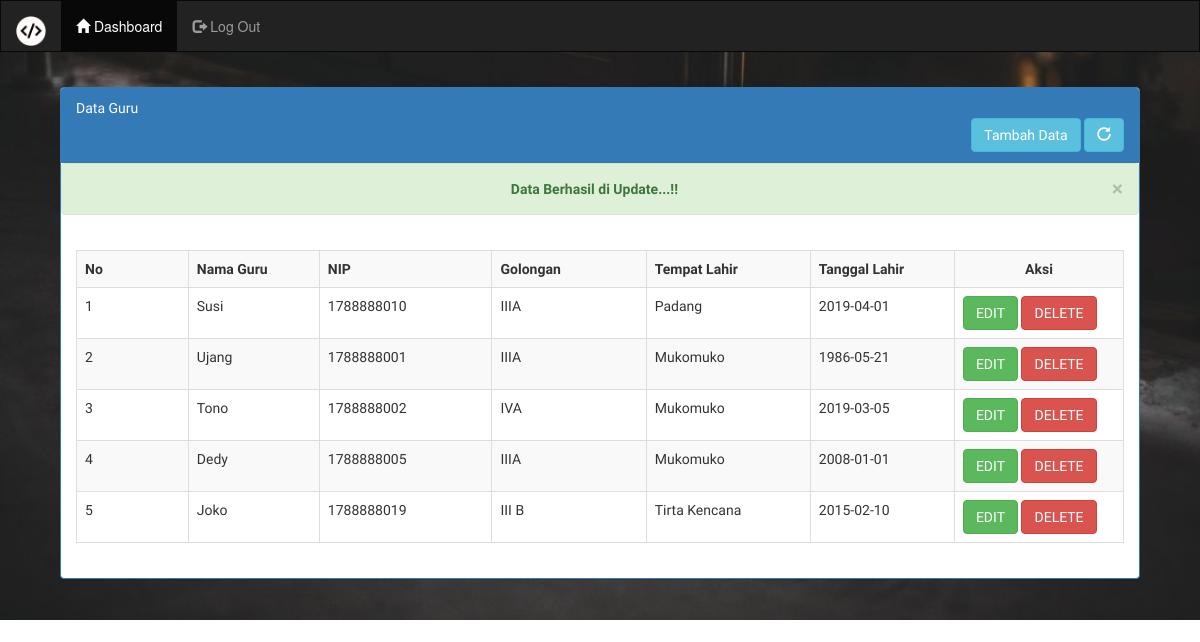
The app's page /view_guru.php?pesan=sukses with its own data.
### tables this page shows
CREATE TABLE `tb_guru` (
  `id` int(30) NOT NULL,
  `nip` varchar(50) NOT NULL,
  `nama_guru` varchar(50) NOT NULL,
  `golongan` varchar(50) NOT NULL,
  `tempat_lahir` varchar(50) NOT NULL,
  `tgl_lahir` date NOT NULL,
  `email` varchar(50) NOT NULL
);

### view_guru.php (the view, shortened to what this page needs)
<?php include 'header.php'  ?>
<?php include 'config/koneksi.php'  ?>
<div class="container">
    <div class="panel-body">
        <div class="col-md-12">
            <div class="panel panel-primary tulisan">
					  <div class="panel-heading">Data Guru
                       <div align="right">
<a button class="btn btn-info" href="form_inputguru.php">Tambah Data</a>
<a button class="btn btn-info" href="index.php"><i class="glyphicon glyphicon-repeat"></i></a>
</div>
                      </div>
<?php
if (isset($_GET['pesan']))
{
        if($_GET['pesan']=="sukses"){
    echo"	<div class='alert alert-success text-center'>
		<b>Data Berhasil di Update...!!</b>
        <button type='button' class='close' data-dismiss='alert' aria-label='Close'>
    <span aria-hidden='true'>&times;</span>
  </button>
	</div>";
    }
}
?>
<div class="panel-body">
			<table class="table table-bordered table-striped">
				<tr>
					<th width="1%">No</th>
                    <th width="1%">Nama Guru</th>
                    <th width="1%">NIP</th>
                    <th width="1%">Golongan</th>
                    <th width="1%">Tempat Lahir</th>
                    <th width="1%">Tanggal Lahir</th>
                    <th width="1%" style="text-align:center">Aksi</th>
                </tr>
<?php
$data = mysqli_query($conn,"SELECT * FROM tb_guru");
$no=1;
while($row = mysqli_fetch_array($data)) {
?>
                <tr>
                    <td><?php echo $no++ ?></td>
                    <td><?php echo $row['nama_guru'] ?></td>
                    <td><?php echo $row['nip'] ?></td>
                    <td><?php echo $row['golongan'] ?></td>
                    <td><?php echo $row['tempat_lahir'] ?></td>
                    <td><?php echo $row['tgl_lahir'] ?></td>
                    <td><a class="btn btn-success" href="form_editguru.php?id=<?php echo $row['id']; ?>">EDIT</a>
                        <a class="btn btn-danger">DELETE</a>
                    </td>
                </tr>
<?php } ?>
            </table>
</div>
</div>
</div>
</div>

### header.php (shortened to what this page needs)
<!DOCTYPE html>
<html lang="en">
<head>
    <link rel="stylesheet" type="text/css" href="assets/css/bootstrap.css">
	<link rel="stylesheet" type="text/css" href="style.css">
</head>
<body class="latarbelakang">
	<nav class="navbar navbar-inverse" style="border-radius: 0px">
		<div class="container-fluid">
			<div class="navbar-header">
				<a class="navbar-brand" href="index.php"><img src="css/img/code.png" weidht="40px" height="30px"></a>
			</div>
			<div class="collapse navbar-collapse" id="bs-example-navbar-collapse-1">
				<ul class="nav navbar-nav">
					<li class="active"><a href="index.php"><i class="glyphicon glyphicon-home"></i> Dashboard</a></li>
					<li><a href="logout.php"><i class="glyphicon glyphicon-log-out"></i> Log Out</a></li>
				</ul>
			</div>
		</div>
	</nav>

### style.css (style rules this page uses)
.latarbelakang { background-image: url('css/img/black.jpg'); height: 100%; background-position: center; background-repeat: no-repeat; background-size: cover; background-position-y: -180px; }
.tulisan { font-family: 'Viga', sans-serif; }

### records on screen
tb_guru: nama_guru "Susi", nip "1788888010", golongan "IIIA", tempat_lahir "Padang", tgl_lahir "2019-04-01"
tb_guru: nama_guru "Ujang", nip "1788888001", golongan "IIIA", tempat_lahir "Mukomuko", tgl_lahir "1986-05-21"
tb_guru: nama_guru "Tono", nip "1788888002", golongan "IVA", tempat_lahir "Mukomuko", tgl_lahir "2019-03-05"
tb_guru: nama_guru "Dedy", nip "1788888005", golongan "IIIA", tempat_lahir "Mukomuko", tgl_lahir "2008-01-01"
tb_guru: nama_guru "Joko", nip "1788888019", golongan "III B", tempat_lahir "Tirta Kencana", tgl_lahir "2015-02-10"
